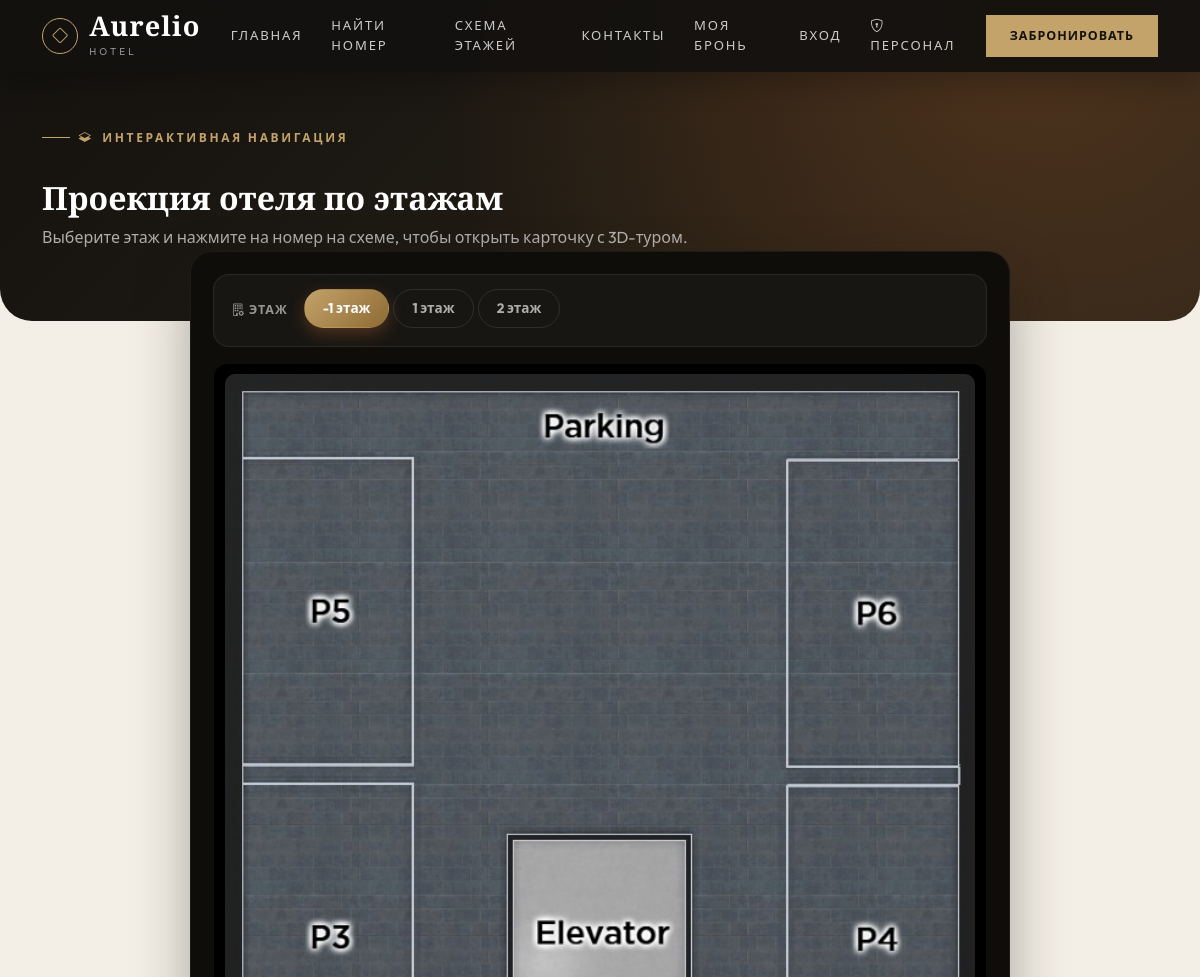
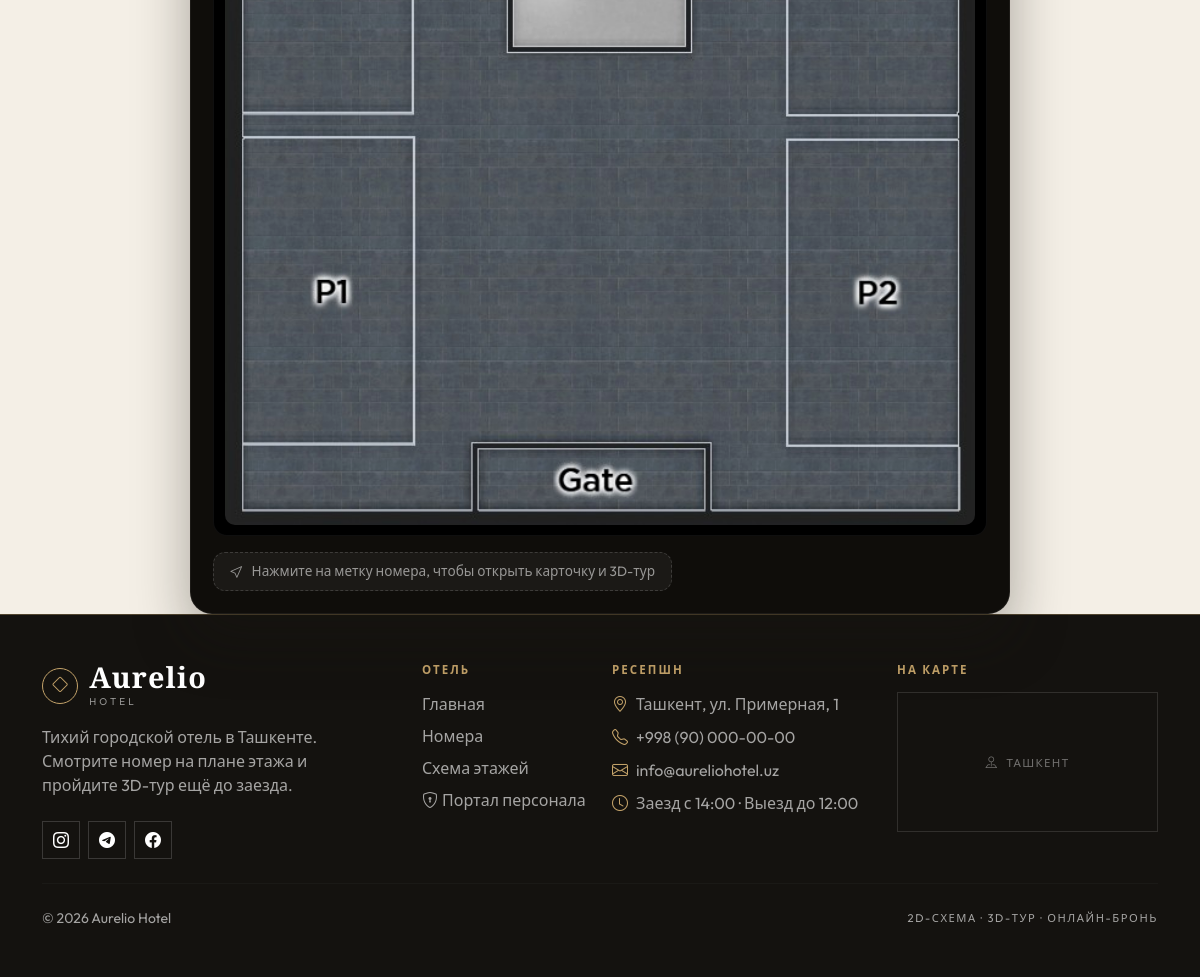
The page /floors/ on the database as committed earlier (2 pictures, top to bottom).
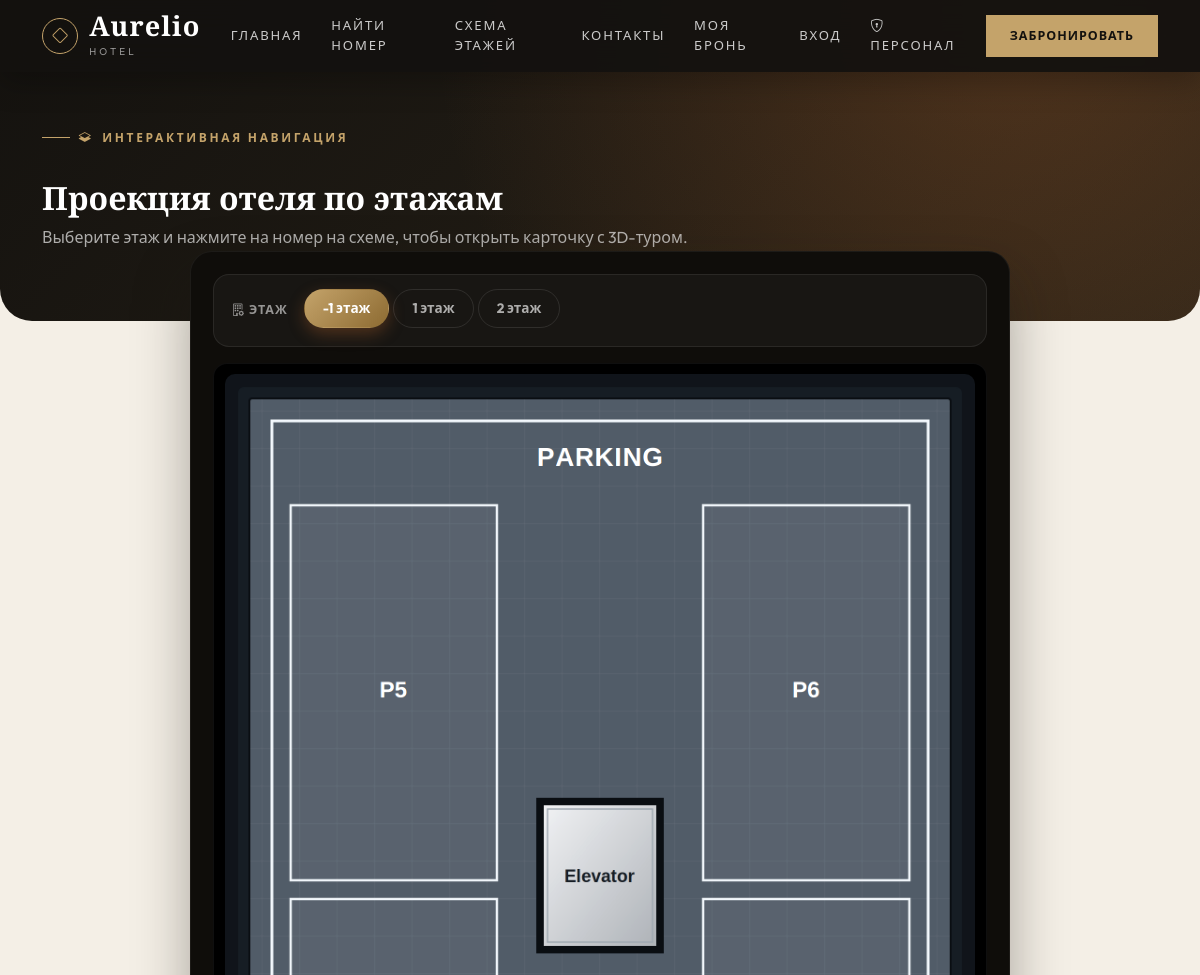
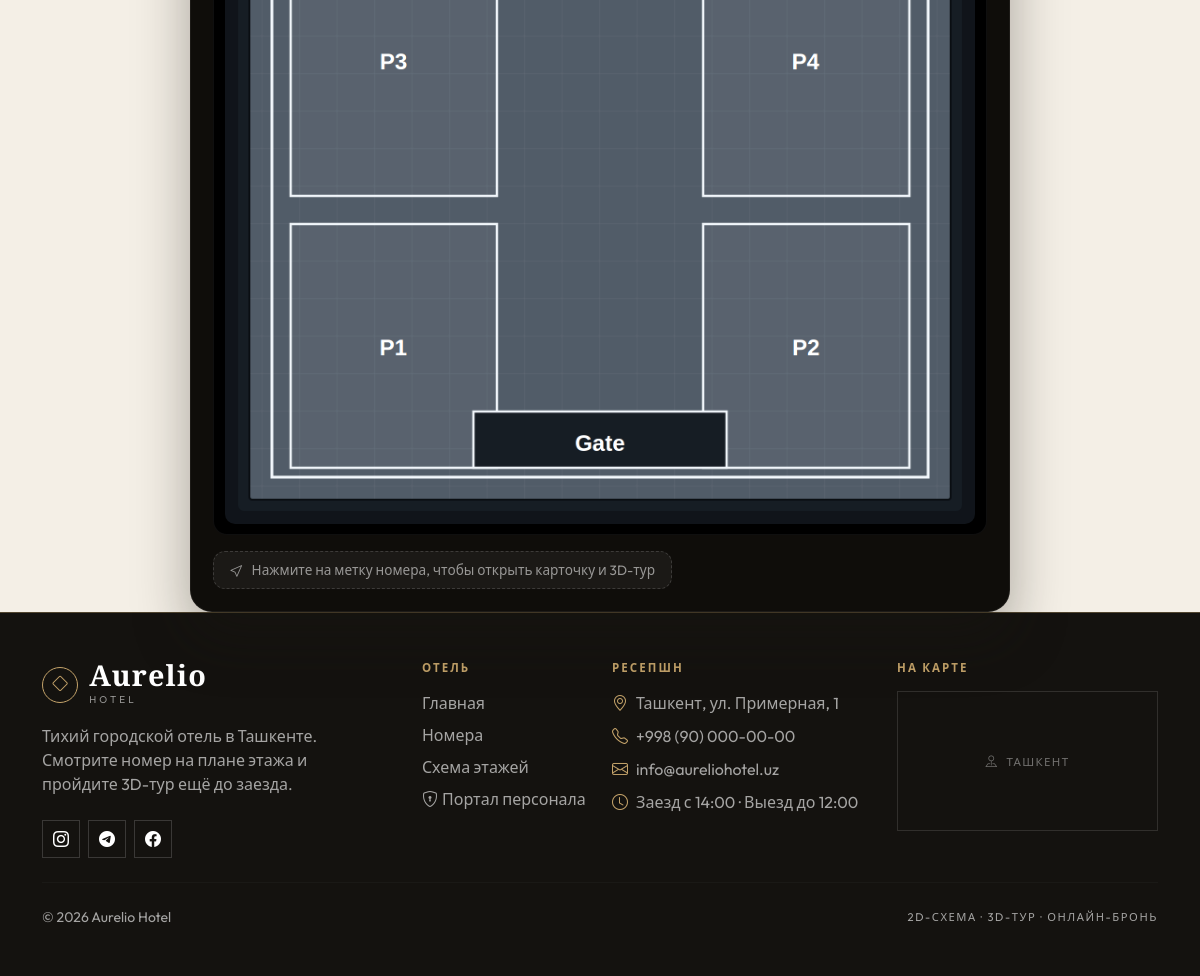
The same page on the database as committed later (2 pictures, top to bottom).
### rooms/models.py (models this page shows, shortened)
class Floor(models.Model):
    number = models.IntegerField(unique=True, verbose_name="Номер этажа")
    title = models.CharField(max_length=100, verbose_name="Название этажа")
    plan_image = models.ImageField(upload_to='floors/', blank=True, null=True, verbose_name="2D-схема этажа")
    class Meta:
        verbose_name = "Этаж"
        verbose_name_plural = "Этажи"
        ordering = ['number']

### rooms/views.py (the view)
# urls.py: path('floors/', views.hotel_floors, name='hotel_floors'),
def hotel_floors(request):
    today = timezone.localdate()
    floors = Floor.objects.prefetch_related('rooms').all()
    context = {
        'floors': floors,
        'busy_room_ids': _busy_room_ids(today, today + timedelta(days=1)),
        'today': today,
    }
    return render(request, 'rooms/hotel_floors.html', context)

### rooms/views.py (called while the page is built)
def _busy_room_ids(check_in, check_out):
    return set(
        Booking.objects.filter(
            status__in=Booking.ACTIVE_STATUSES,
            check_in__lt=check_out,
            check_out__gt=check_in,
        ).values_list('room_id', flat=True)
    )

### staff/context_processors.py (called while the page is built)
def staff_status(request):
    user = getattr(request, 'user', None)
    staff_member = is_staff_member(user) if user else False
    profile = get_staff_profile(user) if staff_member else None
    return {
        'is_staff_member': staff_member,
        'staff_profile': profile,
        'can_manage_bookings': bool(profile and profile.can_manage_bookings) or bool(
            user and user.is_superuser
        ),
    }

### templates/rooms/hotel_floors.html (shortened to what this page needs)
{% extends 'base.html' %}
{% block content %}
<div class="page-header-band py-5 mb-0">
    <div class="container position-relative" style="z-index: 1;">
        <span class="hero-eyebrow mb-3" style="display:inline-flex;"><i class="bi bi-layers-half"></i> Интерактивная навигация</span>
        <h2 class="fw-bold mt-3 mb-2">Проекция отеля по этажам</h2>
        <p class="mb-0 pb-4">Выберите этаж и нажмите на номер на схеме, чтобы открыть карточку с 3D-туром.</p>
    </div>
</div>
{% if floors %}
<div class="container">
<div class="row justify-content-center">
    <div class="col-12">
        <div class="projection-container">
            <div class="floor-switcher d-flex flex-wrap align-items-center gap-3 mb-1">
                <span class="switcher-label"><i class="bi bi-building-gear me-1"></i>Этаж</span>
                <ul class="nav nav-pills flex-wrap" id="floorPills" role="tablist">
                    {% for f in floors %}
                        <li class="nav-item" role="presentation">
                            <button class="nav-link floor-btn-pill {% if forloop.first %}active{% endif %}"
                                    id="pills-floor-tab-{{ f.id }}"
                                    data-bs-toggle="pill"
                                    data-bs-target="#pills-floor-{{ f.id }}"
                                    type="button"
                                    role="tab">
                                {{ f.number }} этаж
                            </button>
                        </li>
                    {% endfor %}
                </ul>
            </div>
            <div class="tab-content" id="floorPillsContent">
                {% for f in floors %}
                    <div class="tab-pane fade {% if forloop.first %}show active{% endif %}" id="pills-floor-{{ f.id }}" role="tabpanel">
                        <div class="projection-viewport">
                            <div class="projection-card">
                                {% if f.plan_image %}
                                    <img src="{{ f.plan_image.url }}" class="projection-img img-fluid" alt="План {{ f.number }} этажа">
                                {% endif %}
                            </div>
                        </div>
                        <div class="legend-hint mt-3 p-2 px-3 d-inline-flex align-items-center gap-2">
                            <i class="bi bi-cursor"></i> Нажмите на метку номера, чтобы открыть карточку и 3D-тур
                        </div>
                    </div>
                {% endfor %}
            </div>
        </div>
    </div>
</div>
</div>
{% else %}
<div class="text-center py-5">
    <i class="bi bi-layers fs-1 text-muted"></i>
    <h4 class="mt-3 text-muted">Этажи пока не созданы</h4>
    <p class="text-muted">Зайдите в панель администратора и добавьте первый этаж.</p>
</div>
{% endif %}
{% endblock %}

Rows that differ between the two databases and show on the page:
changed Floor (number 1 of 3 on the later page): plan_image: a different picture
